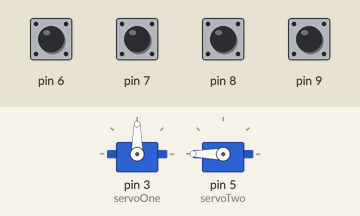
Simulated run of this sketch. Board: Arduino Uno, built with avr-gcc and run on an emulated ATmega328P. Shown: 2 × servo. The inputs (shaded band) are chosen by the test bench; at power-on: pin 6–9 HIGH.

Above: at 1.2 s.
1.3 s: pin 6 pulled LOW for 1 s
At 3.2 s:
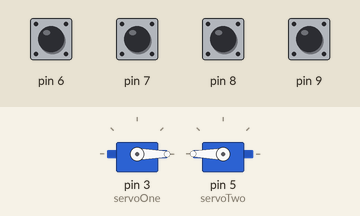
3.8 s: pin 8 pulled LOW for 1 s
At 5.7 s:
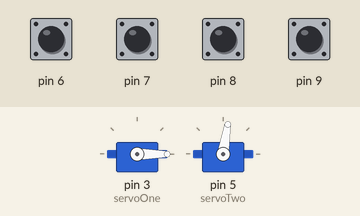
6.3 s: pin 8 pulled LOW for 0.15 s
At 7.4 s:
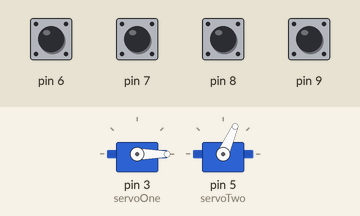
7.9 s: pin 7 pulled LOW for 1 s
At 9.6 s:
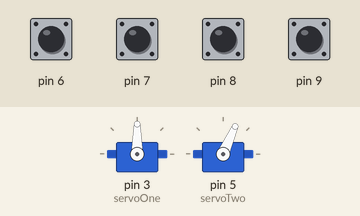
10.4 s: pin 9 pulled LOW for 0.15 s
At 11.7 s:
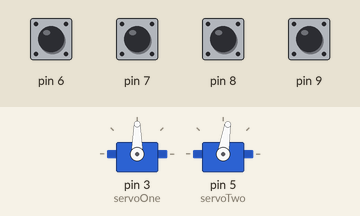
12.0 s: pin 6 pulled LOW for 0.15 s
At 13.0 s:
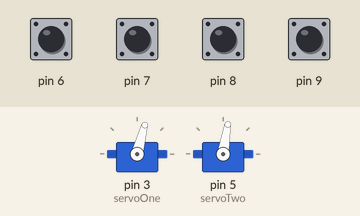
Timing chart, 0 to 14.6 s (numbered marks = the images above; inputs shaded):
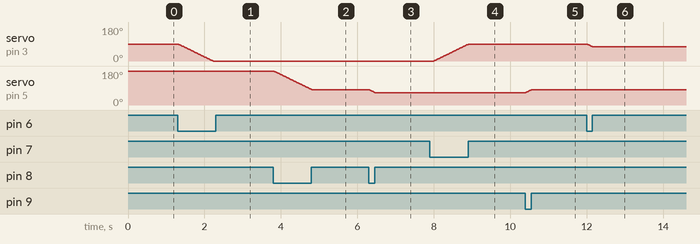

Measured:
- after the input at 1.3 s, servo on pin 3 (servoOne): moves from 90° to 0° over 0.91 s, starting at once
- after the input at 3.8 s, servo on pin 5 (servoTwo): moves from 180° to 81° over 1.0 s, starting at once
- after the input at 6.3 s, servo on pin 5 (servoTwo): 81° → 66° at once
- after the input at 7.9 s, servo on pin 3 (servoOne): moves from 0° to 90° over 0.90 s, starting after 0.10 s
- after the input at 10.4 s, servo on pin 5 (servoTwo): 66° → 81° at once
- after the input at 12.0 s, servo on pin 3 (servoOne): 90° → 75° at once

The sketch:

CH_two_sketch_three.ino
```cpp
#include "Servo.h"
Servo servoOne;
Servo servoTwo;
int posOne = 90;
int posTwo = 180;
int btnOne;
int btnTwo;
int btnThree;
int btnFour;

void setup() {
pinMode(6, INPUT_PULLUP);
pinMode(7, INPUT_PULLUP);
pinMode(8, INPUT_PULLUP);
pinMode(9, INPUT_PULLUP);
servoOne.attach(3);
servoTwo.attach(5);
}

void loop() {
btnOne = digitalRead(6);
btnTwo = digitalRead(7);
btnThree = digitalRead(8);
btnFour = digitalRead(9);

if(btnOne == LOW){
  posOne--;
  delay(10);
}

if(btnTwo == LOW){
  posOne++;
  delay(10);
}

if(btnThree == LOW){
  posTwo--;
  delay(10);
}

if(btnFour == LOW){
  posTwo++;
  delay(10);
}

servoOne.write(posOne);
servoTwo.write(posTwo);
}
```
